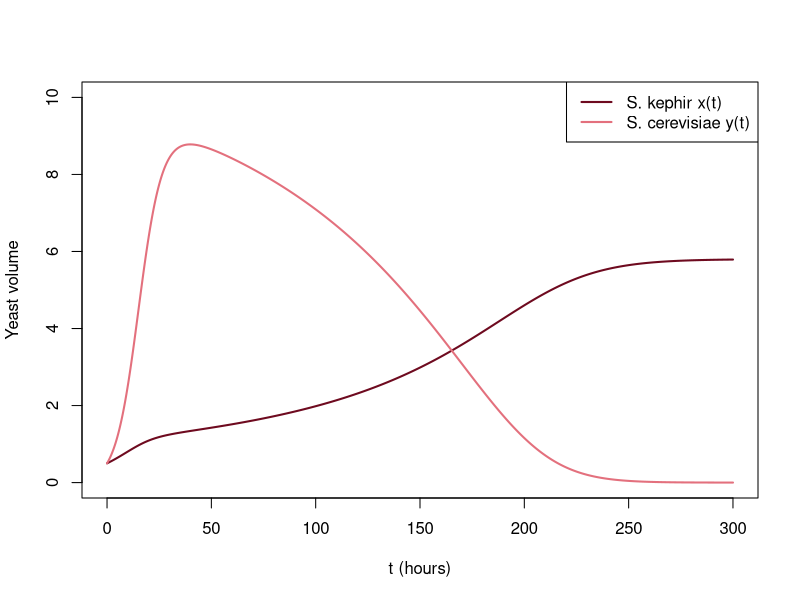

Write the R code that produced this figure.
# Fig. 4.5: Competition between two yeast species (book, Section 4.1, Eq. 4.4)
# dx/dt = r1 (1 - x/K1 - g1 y) x,  dy/dt = r2 (1 - y/K2 - g2 x) y  with the parameters after Gause, x(0) = y(0) = 0.5
# (c) 2026 Philipp Kügler · Program for the book "Dynamical Systems in the Life Sciences" · MIT License (see LICENSE)
library(deSolve)                         # package deSolve: install.packages("deSolve")
r1 <- 0.0607; K1 <- 5.8; g1 <- 0.0757      # S. kephir
r2 <- 0.2183; K2 <- 13; g2 <- 0.2423       # S. cerevisiae
f <- function(t, z) c(r1 * (1 - z[1] / K1 - g1 * z[2]) * z[1], r2 * (1 - z[2] / K2 - g2 * z[1]) * z[2])
loese <- function(f, z0, t) ode(z0, t, function(t, z, p) list(f(t, z)), NULL, method = "lsoda", rtol = 1e-10, atol = 1e-12)

x <- loese(f, c(0.5, 0.5), seq(0, 300, length.out = 3001))
for (tt in c(50, 100, 300)) {
  i <- which(x[, 1] >= tt - 1e-9)[1]
  cat(sprintf("t = %3d h: x = %.3f,  y = %.3f\n", tt, x[i, 2], x[i, 3]))
}
cat(sprintf("y reaches its maximum %.3f at t = %.1f h\n", max(x[, 3]), x[which.max(x[, 3]), 1]))
plot(x[, 1], x[, 2], type = "l", col = rgb(0.43, 0.04, 0.12), lwd = 2, ylim = c(0, 10), xlab = "t (hours)", ylab = "Yeast volume")
lines(x[, 1], x[, 3], col = rgb(0.89, 0.44, 0.49), lwd = 2)
legend("topright", legend = c("S. kephir x(t)", "S. cerevisiae y(t)"), col = c(rgb(0.43, 0.04, 0.12), rgb(0.89, 0.44, 0.49)), lwd = 2)
